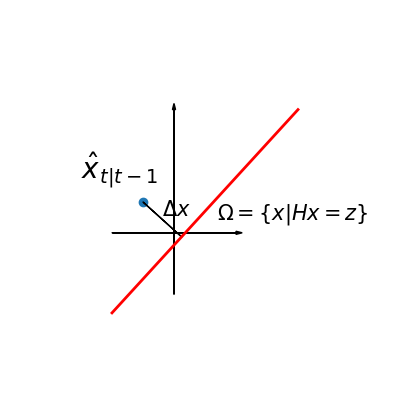

Recreate this plot in Python.
from matplotlib.lines import Line2D
import matplotlib.pyplot as plt
import numpy as np
import math

#vector v is in the space and u is out of the space
def find_perpendicular_point(p_first,p_second,outer_point):
    v_x = p_second[0] - p_first[0]
    v_y = p_second[1] - p_first[1]
    u_x = outer_point[0] - p_first[0]
    u_y = outer_point[1] - p_first[1]

    if v_x==0 and v_y==0:
        return p_first
    else:
        per_point = [p_first[0],p_first[1]]
        inner_product = v_x * u_x + v_y * u_y
        lenSquare_v = v_x * v_x + v_y * v_y
        projected_v_x = inner_product / lenSquare_v * v_x
        projected_v_y = inner_product / lenSquare_v * v_y
        per_point[0] = projected_v_x + p_first[0]
        per_point[1] = projected_v_y + p_first[1]
        return per_point
    


fig = plt.figure(figsize=(4, 4))
ax = plt.axes()
fig.add_axes(ax)
#set x and y scale
ax.set_xlim(left=-2, right=3)
ax.set_ylim(bottom=-2, top=3)
#x and y axis without ticks and label
ax.arrow(0, -1, 0, 3, head_width=0.05, head_length=0.1, fc='k', ec='k')
ax.arrow(-1, 0, 2, 0, head_width=0.05, head_length=0.1, fc='k', ec='k')

#predicted point
predicted_point = {-0.5: 0.5}
predicted_point_x = list(predicted_point.keys())
predicted_point_y = list(predicted_point.values())
ax.scatter(predicted_point_x,predicted_point_y)
tex = r'$\hat x_{t| t-1}$'
ax.text(-1.5, 0.7, tex, fontsize=20, va='bottom')

#measurement line
measurement_space = [(-1, -1.3), (2, 2)]
(measurement_xs, measurement_ys) = zip(*measurement_space)
ax.add_line(Line2D(measurement_xs, measurement_ys, linewidth=2, color='red'))
tex = r'$\Omega = \left\{ x|Hx=z \right\}$'
ax.text(0.7, 0.1, tex, fontsize=15, va='bottom')
#predicted point perpendicular to measurement line
x_delta = find_perpendicular_point([measurement_space[0][0],measurement_space[0][1]],[measurement_space[1][0],
                                    measurement_space[1][1]],[predicted_point_x[0],predicted_point_y[0]])[0] - predicted_point_x[0]
y_delta = find_perpendicular_point([measurement_space[0][0],measurement_space[0][1]],[measurement_space[1][0],
                                    measurement_space[1][1]],[predicted_point_x[0],predicted_point_y[0]])[1] - predicted_point_y[0]                                 
ax.arrow(predicted_point_x[0],predicted_point_y[0],x_delta,y_delta, head_width=0.01, head_length=0.001, fc='k', ec='k')
tex = r'$\Delta x$'
ax.text(-0.2, 0.2, tex, fontsize=15, va='bottom')

plt.axis('off')
plt.show()
